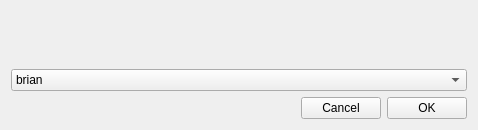
<?xml version="1.0" encoding="UTF-8"?>
<ui version="4.0">
 <class>PythonWidget</class>
 <widget class="QWidget" name="PythonWidget">
  <property name="geometry">
   <rect>
    <x>0</x>
    <y>0</y>
    <width>478</width>
    <height>130</height>
   </rect>
  </property>
  <property name="sizePolicy">
   <sizepolicy hsizetype="Preferred" vsizetype="Preferred">
    <horstretch>0</horstretch>
    <verstretch>0</verstretch>
   </sizepolicy>
  </property>
  <property name="minimumSize">
   <size>
    <width>200</width>
    <height>130</height>
   </size>
  </property>
  <property name="windowTitle">
   <string>Dialog</string>
  </property>
  <layout class="QVBoxLayout" name="verticalLayout">
   <item>
    <spacer name="verticalSpacer">
     <property name="orientation">
      <enum>Qt::Vertical</enum>
     </property>
     <property name="sizeHint" stdset="0">
      <size>
       <width>20</width>
       <height>40</height>
      </size>
     </property>
    </spacer>
   </item>
   <item>
    <widget class="QComboBox" name="comboBox">
     <item>
      <property name="text">
       <string>brian</string>
      </property>
     </item>
     <item>
      <property name="text">
       <string>brian_pyNN</string>
      </property>
     </item>
     <item>
      <property name="text">
       <string>nest_pyNN</string>
      </property>
     </item>
     <item>
      <property name="text">
       <string>nemo_pyNN</string>
      </property>
     </item>
     <item>
      <property name="text">
       <string>neuron_pyNN</string>
      </property>
     </item>
     <item>
      <property name="text">
       <string>spinnaker_pyNN</string>
      </property>
     </item>
    </widget>
   </item>
   <item>
    <layout class="QHBoxLayout" name="horizontalLayout">
     <item>
      <spacer name="horizontalSpacer">
       <property name="orientation">
        <enum>Qt::Horizontal</enum>
       </property>
       <property name="sizeHint" stdset="0">
        <size>
         <width>40</width>
         <height>20</height>
        </size>
       </property>
      </spacer>
     </item>
     <item>
      <widget class="QPushButton" name="pushButton_2">
       <property name="maximumSize">
        <size>
         <width>90</width>
         <height>16777215</height>
        </size>
       </property>
       <property name="text">
        <string>Cancel</string>
       </property>
      </widget>
     </item>
     <item>
      <widget class="QPushButton" name="pushButton">
       <property name="maximumSize">
        <size>
         <width>90</width>
         <height>16777215</height>
        </size>
       </property>
       <property name="text">
        <string>OK</string>
       </property>
      </widget>
     </item>
    </layout>
   </item>
  </layout>
 </widget>
 <resources/>
 <connections/>
</ui>
